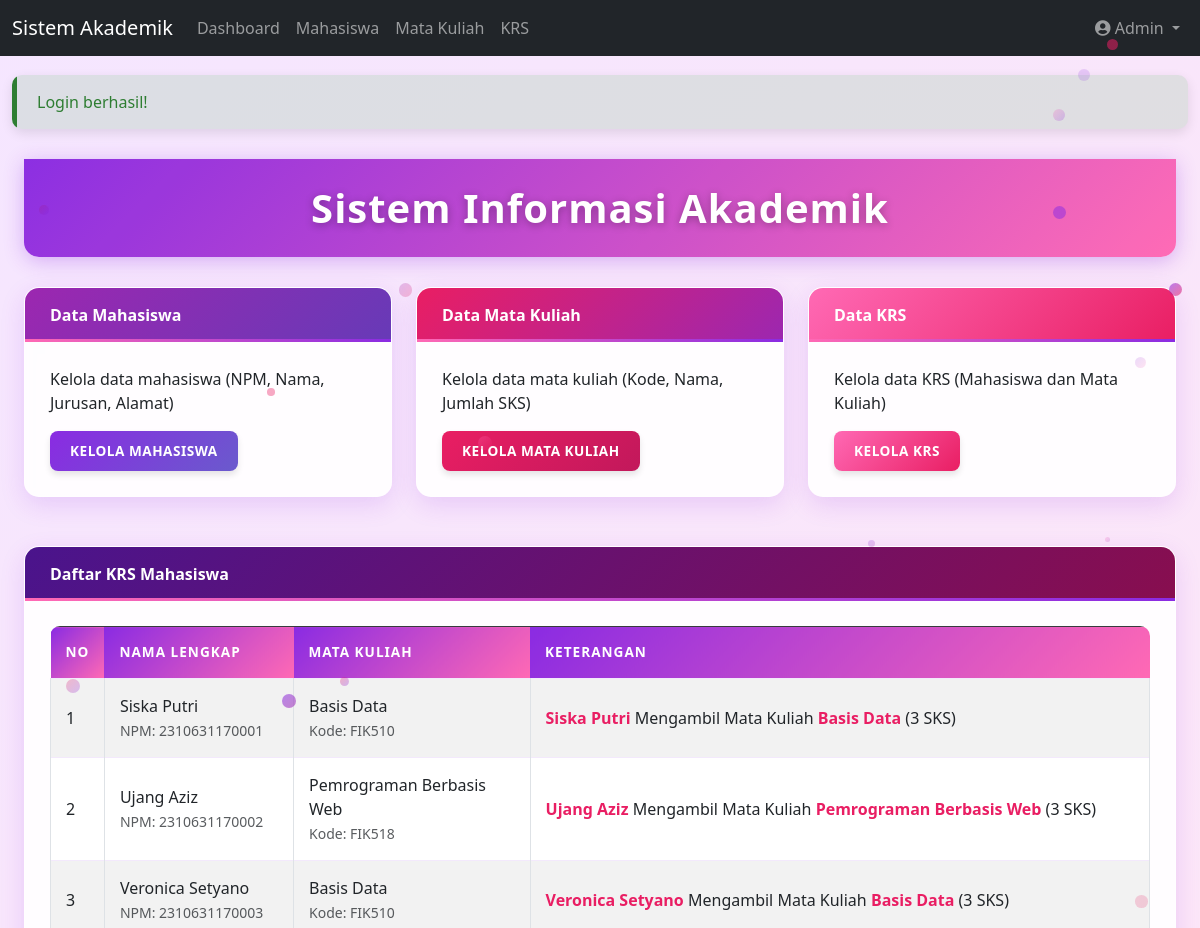
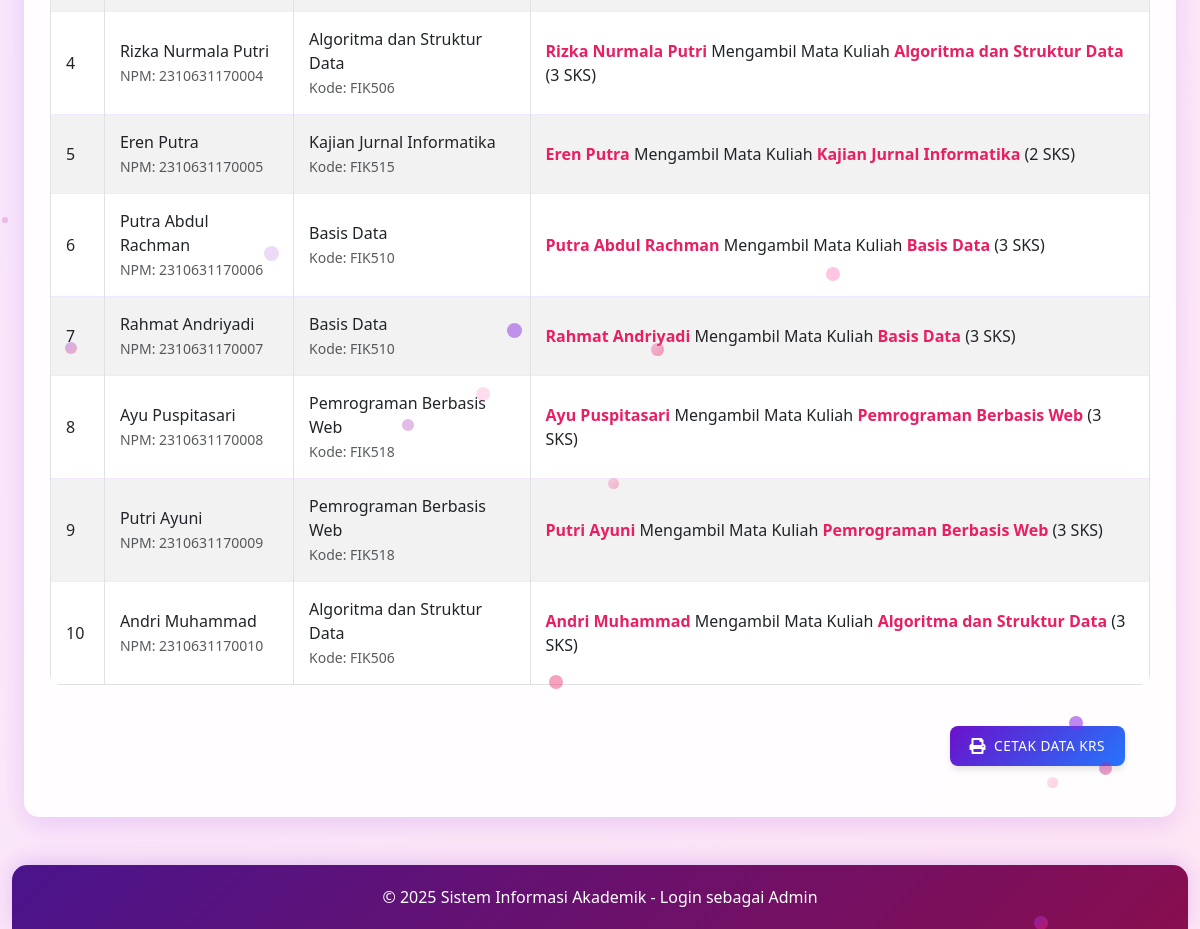
The app's page /index.php (signed in) with its own data (2 pictures, top to bottom).
### tables this page shows
CREATE TABLE `krs` (
  `id` int(11) NOT NULL,
  `mahasiswa_npm` char(13) NOT NULL,
  `matakuliah_kodemk` char(6) NOT NULL
);

CREATE TABLE `mahasiswa` (
  `npm` char(13) NOT NULL,
  `nama` varchar(50) NOT NULL,
  `jurusan` enum('Teknik Informatika','Sistem Informasi') NOT NULL,
  `alamat` text DEFAULT NULL
);

CREATE TABLE `matakuliah` (
  `kodemk` char(6) NOT NULL,
  `nama` varchar(50) NOT NULL,
  `jumlah_sks` int(3) NOT NULL
);

### index.php (the view, shortened to what this page needs)
<?php
require_once 'admin_header.php';
?>
<!DOCTYPE html>
<html lang="id">
<head>
    <link rel="stylesheet" href="https://cdnjs.cloudflare.com/ajax/libs/bootstrap/5.3.0/css/bootstrap.min.css">
    <link rel="stylesheet" href="https://cdnjs.cloudflare.com/ajax/libs/font-awesome/5.15.4/css/all.min.css">
    <link rel="stylesheet" href="style.css">
</head>
<body>
    <div class="container mt-4">
        <header class="page-header">
            <div class="container">
                <h1 class="text-center">Sistem Informasi Akademik</h1>
            </div>
        </header>
        <div class="row mb-4">
            <div class="col-md-4">
                <div class="card">
                    <div class="card-header bg-primary text-white">
                        Data Mahasiswa
                    </div>
                    <div class="card-body">
                        <p>Kelola data mahasiswa (NPM, Nama, Jurusan, Alamat)</p>
                        <a href="mahasiswa.php" class="btn btn-primary">Kelola Mahasiswa</a>
                    </div>
                </div>
            </div>
            <div class="col-md-4">
                <div class="card">
                    <div class="card-header bg-success text-white">
                        Data Mata Kuliah
                    </div>
                    <div class="card-body">
                        <p>Kelola data mata kuliah (Kode, Nama, Jumlah SKS)</p>
                        <a href="matakuliah.php" class="btn btn-success">Kelola Mata Kuliah</a>
                    </div>
                </div>
            </div>
            <div class="col-md-4">
                <div class="card">
                    <div class="card-header bg-info text-white">
                        Data KRS
                    </div>
                    <div class="card-body">
                        <p>Kelola data KRS (Mahasiswa dan Mata Kuliah)</p>
                        <a href="krs.php" class="btn btn-info text-white">Kelola KRS</a>
                    </div>
                </div>
            </div>
        </div>
        <div class="card">
            <div class="card-header bg-dark text-white">
                Daftar KRS Mahasiswa
            </div>
            <div class="card-body">
                <table id="table-data" class="table table-bordered table-striped">
                    <thead class="table-dark">
                        <tr>
                            <th>No</th>
                            <th>Nama Lengkap</th>
                            <th>Mata Kuliah</th>
                            <th>Keterangan</th>
                        </tr>
                    </thead>
                    <tbody>
                        <?php
                        $conn = new mysqli("localhost", "root", "", "akademik");
                        $query = "SELECT k.id, m.npm, m.nama AS nama_mahasiswa, mk.kodemk,
                                mk.nama AS nama_matakuliah, mk.jumlah_sks
                                FROM krs k
                                JOIN mahasiswa m ON k.mahasiswa_npm = m.npm
                                JOIN matakuliah mk ON k.matakuliah_kodemk = mk.kodemk
                                ORDER BY m.npm ASC";
                        $result = $conn->query($query);
                        if ($result->num_rows > 0) {
                            $no = 1;
                            while ($row = $result->fetch_assoc()) {
                                echo "<tr>";
                                echo "<td>" . $no++ . "</td>";
                                echo "<td>" . $row['nama_mahasiswa'] . "<br><small class='text-muted'>NPM: " . $row['npm'] . "</small></td>";
                                echo "<td>" . $row['nama_matakuliah'] . "<br><small class='text-muted'>Kode: " . $row['kodemk'] . "</small></td>";
                                echo "<td><span class='text-danger'>" . $row['nama_mahasiswa'] . "</span> Mengambil Mata Kuliah <span class='text-danger'>" . $row['nama_matakuliah'] . "</span> (" . $row['jumlah_sks'] . " SKS)</td>";
                                echo "</tr>";
                            }
                        } else {
                            echo "<tr><td colspan='4' class='text-center'>Belum ada data KRS</td></tr>";
                        }
                        ?>
                    </tbody>
                </table>
                <div class="card-body" id="krs-content">
                <div class="text-end mt-3">
                    <button class="btn btn-print" onclick="printData('table-data')">
                        <i class="fas fa-print"></i> Cetak Data KRS
                    </button>
                </div>
                </div>
            </div>
        </div>
    </div>
    <div id="toast-container" class="toast-container position-fixed bottom-0 end-0 p-3"></div>
</body>
</html>
<?php require_once 'admin_footer.php'; ?>

### admin_header.php (shortened to what this page needs)
<?php
require_once 'config.php';
$admin_id = $_SESSION['admin_id'];
$admin = $conn->query("SELECT * FROM admin WHERE id = $admin_id")->fetch_assoc();
?>
<!DOCTYPE html>
<html lang="id">
<head>
    <link rel="stylesheet" href="https://cdnjs.cloudflare.com/ajax/libs/bootstrap/5.3.0/css/bootstrap.min.css">
    <link rel="stylesheet" href="https://cdnjs.cloudflare.com/ajax/libs/font-awesome/5.15.4/css/all.min.css">
    <link rel="stylesheet" href="style.css">
</head>
<body>
    <nav class="navbar navbar-expand-lg navbar-dark bg-dark">
        <div class="container">
            <a class="navbar-brand" href="index.php">Sistem Akademik</a>
            <div class="collapse navbar-collapse" id="navbarNav">
                <ul class="navbar-nav me-auto">
                    <li class="nav-item">
                        <a class="nav-link" href="index.php">Dashboard</a>
                    </li>
                    <li class="nav-item">
                        <a class="nav-link" href="mahasiswa.php">Mahasiswa</a>
                    </li>
                    <li class="nav-item">
                        <a class="nav-link" href="matakuliah.php">Mata Kuliah</a>
                    </li>
                    <li class="nav-item">
                        <a class="nav-link" href="krs.php">KRS</a>
                    </li>
                </ul>
                <ul class="navbar-nav">
                    <li class="nav-item dropdown">
                        <a class="nav-link dropdown-toggle" href="#" id="navbarDropdown" role="button" data-bs-toggle="dropdown">
                            <i class="fas fa-user-circle"></i> <?= $admin['nama'] ?>
                        </a>
                    </li>
                </ul>
            </div>
        </div>
    </nav>
    <div class="container mt-4">
        <?php if (isset($_SESSION['message'])): ?>
            <div class="alert alert-<?= $_SESSION['message']['type'] ?>">
                <?= $_SESSION['message']['text'] ?>
            </div>
        <?php endif; ?>

### admin_footer.php (shortened to what this page needs)
        <footer class="footer mt-5">
            <div class="container">
                <p class="text-center">&copy; <?= date('Y') ?> Sistem Informasi Akademik - Login sebagai <?= $_SESSION['admin_nama'] ?></p>
            </div>
        </footer>
    </div>
</body>
</html>

### style.css (style rules this page uses)
body { font-family: 'Poppins', 'Segoe UI', Tahoma, Geneva, Verdana, sans-serif; background: linear-gradient(135deg, #f5e6ff 0%, #ffe6f5 100%); color: #4a2c6d; min-height: 100vh; display: flex; flex-direction: column; }
.container { max-width: 1200px; margin: 0 auto; flex: 1; }
.page-header { background: linear-gradient(135deg, #8a2be2 0%, #ff69b4 100%); padding: 25px 0; margin-bottom: 30px; border-radius: 0 0 15px 15px; box-shadow: 0 4px 20px rgba(138, 43, 226, 0.3); position: relative; overflow: hidden; }
.page-header::before { content: ""; position: absolute; top: 0; left: 0; right: 0; bottom: 0; opacity: 0.2; }
.page-header h1 { color: white; margin: 0; font-weight: 700; letter-spacing: 1px; text-shadow: 0 2px 8px rgba(0, 0, 0, 0.3); position: relative; font-size: 2.5rem; }
.card { border: none; border-radius: 15px; box-shadow: 0 8px 25px rgba(138, 43, 226, 0.15); transition: all 0.4s cubic-bezier(0.175, 0.885, 0.32, 1.275); margin-bottom: 25px; overflow: hidden; background-color: rgba(255, 255, 255, 0.9); backdrop-filter: blur(5px); border: 1px solid rgba(255, 255, 255, 0.3); }
.card-header { font-weight: 600; padding: 15px 25px; border-bottom: none; position: relative; overflow: hidden; background: linear-gradient(135deg, #9c27b0 0%, #673ab7 100%) !important; }
.card-header::after { content: ""; position: absolute; bottom: 0; left: 0; right: 0; height: 3px; background: linear-gradient(90deg, #ff69b4, #8a2be2); }
.card-body { padding: 25px; }
.card-header.bg-primary { background: linear-gradient(135deg, #9c27b0 0%, #673ab7 100%) !important; }
.card-header.bg-success { background: linear-gradient(135deg, #e91e63 0%, #9c27b0 100%) !important; }
.card-header.bg-info { background: linear-gradient(135deg, #ff69b4 0%, #e91e63 100%) !important; }
.card-header.bg-dark { background: linear-gradient(135deg, #4a148c 0%, #880e4f 100%) !important; }
.table { margin-bottom: 0; border-radius: 10px; overflow: hidden; }
.table thead th { border-bottom: none; font-weight: 600; background: linear-gradient(135deg, #8a2be2 0%, #ff69b4 100%); color: white; padding: 15px; text-transform: uppercase; font-size: 0.85rem; letter-spacing: 1px; border: none; }
.table td { padding: 15px; vertical-align: middle; border-top: 1px solid rgba(138, 43, 226, 0.1); transition: background-color 0.3s; }
.table-striped tbody tr:nth-of-type(odd) { background-color: rgba(138, 43, 226, 0.03); }
.btn { border-radius: 8px; padding: 10px 20px; font-weight: 600; transition: all 0.3s; border: none; position: relative; overflow: hidden; box-shadow: 0 4px 6px rgba(0, 0, 0, 0.1); text-transform: uppercase; letter-spacing: 0.5px; font-size: 0.85rem; }
.btn::after { content: ""; position: absolute; top: 0; left: 0; width: 100%; height: 100%; background: linear-gradient(rgba(255, 255, 255, 0.2), rgba(255, 255, 255, 0)); opacity: 0; transition: opacity 0.3s; }
.btn-primary { background: linear-gradient(135deg, #8a2be2 0%, #6a5acd 100%); }
.btn-success { background: linear-gradient(135deg, #e91e63 0%, #c2185b 100%); }
.btn-info { background: linear-gradient(135deg, #ff69b4 0%, #e91e63 100%); }
.alert { border-radius: 10px; border: none; padding: 15px 25px; margin-bottom: 25px; box-shadow: 0 4px 12px rgba(0, 0, 0, 0.1); position: relative; overflow: hidden; }
.alert::before { content: ""; position: absolute; left: 0; top: 0; bottom: 0; width: 5px; background: currentColor; }
.alert-success { background-color: rgba(76, 175, 80, 0.15); color: #2e7d32; }
.text-danger { color: #e91e63 !important; font-weight: 600; }
.footer { text-align: center; padding: 20px 0; margin-top: 40px; color: white; background: linear-gradient(135deg, #4a148c 0%, #880e4f 100%); border-radius: 15px 15px 0 0; box-shadow: 0 -4px 20px rgba(138, 43, 226, 0.2); }
.footer p { margin: 0; }
.container > * { animation: fadeIn 0.6s ease-out; }
.btn-print { background: linear-gradient(135deg, #6a11cb 0%, #2575fc 100%); border: none; padding: 10px 20px; border-radius: 8px; color: white; font-weight: 500; transition: all 0.3s ease; display: inline-flex; align-items: center; gap: 8px; box-shadow: 0 4px 6px rgba(0, 0, 0, 0.1); }
.btn-print i { font-size: 16px; }

### records on screen
krs: mahasiswa_npm.nama "Siska Putri", mahasiswa_npm.npm "2310631170001", matakuliah_kodemk.nama "Basis Data", matakuliah_kodemk.kodemk "FIK510", matakuliah_kodemk.jumlah_sks "3"
krs: mahasiswa_npm.nama "Ujang Aziz", mahasiswa_npm.npm "2310631170002", matakuliah_kodemk.nama "Pemrograman Berbasis Web", matakuliah_kodemk.kodemk "FIK518", matakuliah_kodemk.jumlah_sks "3"
krs: mahasiswa_npm.nama "Veronica Setyano", mahasiswa_npm.npm "2310631170003", matakuliah_kodemk.nama "Basis Data", matakuliah_kodemk.kodemk "FIK510", matakuliah_kodemk.jumlah_sks "3"
krs: mahasiswa_npm.nama "Rizka Nurmala Putri", mahasiswa_npm.npm "2310631170004", matakuliah_kodemk.nama "Algoritma dan Struktur Data", matakuliah_kodemk.kodemk "FIK506", matakuliah_kodemk.jumlah_sks "3"
krs: mahasiswa_npm.nama "Eren Putra", mahasiswa_npm.npm "2310631170005", matakuliah_kodemk.nama "Kajian Jurnal Informatika", matakuliah_kodemk.kodemk "FIK515", matakuliah_kodemk.jumlah_sks "2"
krs: mahasiswa_npm.nama "Putra Abdul Rachman", mahasiswa_npm.npm "2310631170006", matakuliah_kodemk.nama "Basis Data", matakuliah_kodemk.kodemk "FIK510", matakuliah_kodemk.jumlah_sks "3"
krs: mahasiswa_npm.nama "Rahmat Andriyadi", mahasiswa_npm.npm "2310631170007", matakuliah_kodemk.nama "Basis Data", matakuliah_kodemk.kodemk "FIK510", matakuliah_kodemk.jumlah_sks "3"
krs: mahasiswa_npm.nama "Ayu Puspitasari", mahasiswa_npm.npm "2310631170008", matakuliah_kodemk.nama "Pemrograman Berbasis Web", matakuliah_kodemk.kodemk "FIK518", matakuliah_kodemk.jumlah_sks "3"
krs: mahasiswa_npm.nama "Putri Ayuni", mahasiswa_npm.npm "2310631170009", matakuliah_kodemk.nama "Pemrograman Berbasis Web", matakuliah_kodemk.kodemk "FIK518", matakuliah_kodemk.jumlah_sks "3"
krs: mahasiswa_npm.nama "Andri Muhammad", mahasiswa_npm.npm "2310631170010", matakuliah_kodemk.nama "Algoritma dan Struktur Data", matakuliah_kodemk.kodemk "FIK506", matakuliah_kodemk.jumlah_sks "3"

### other values on screen
$admin['nama'] "Admin"
$_SESSION['message']['text'] "Login berhasil!"
$_SESSION['admin_nama'] "Admin"
